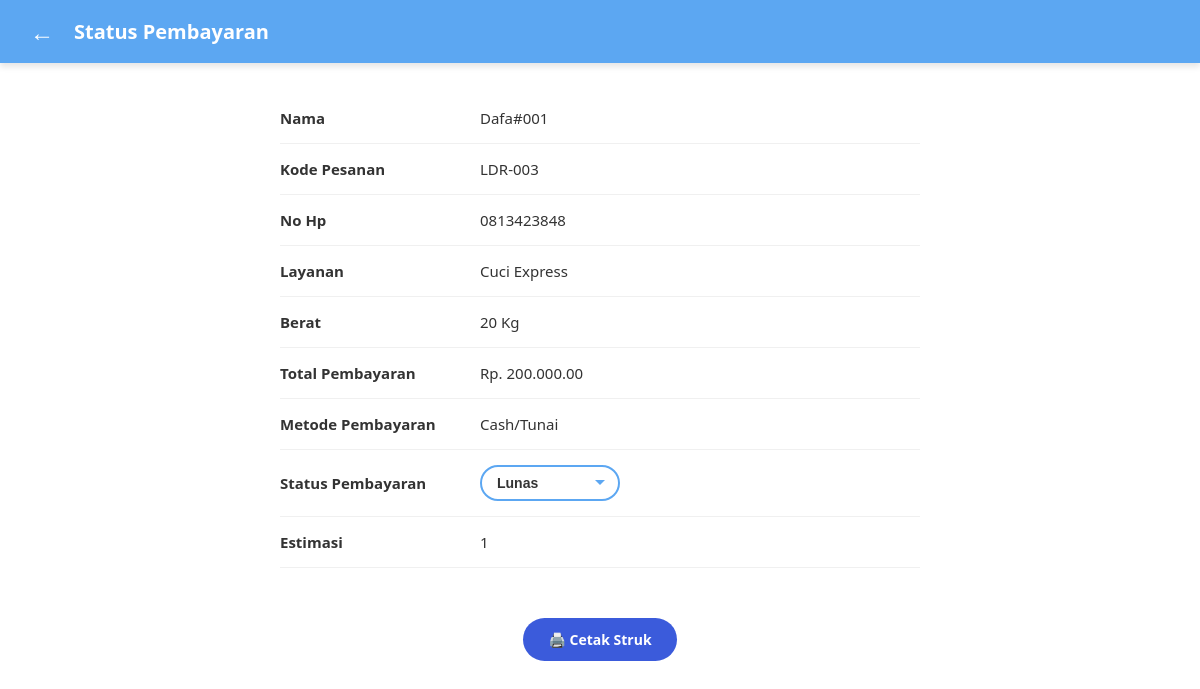
The app's page /index.php?page=status_pembayaran&id=3 (signed in) with its own data.
### tables this page shows
CREATE TABLE `pesanan` (
  `id` int(11) NOT NULL,
  `kode_pesanan` varchar(20) NOT NULL,
  `nama_pelanggan` varchar(100) NOT NULL,
  `no_hp` varchar(20) NOT NULL,
  `layanan` varchar(50) NOT NULL,
  `berat` float NOT NULL,
  `total_harga` int(11) NOT NULL,
  `estimasi_selesai` varchar(30) NOT NULL,
  `status_pembayaran` varchar(20) DEFAULT 'Belum Bayar',
  `status_laundry` enum('Diterima','Dicuci','Dikeringkan','Disetrika','Packing','Bisa Diambil') DEFAULT 'Diterima',
  `tanggal_masuk` timestamp NOT NULL DEFAULT current_timestamp(),
  `dibayar_pada` datetime DEFAULT NULL
);

### app/controllers/pesanancontroller.php (called while the page is built, shortened)
<?php
require_once __DIR__ . '/../models/PesananModel.php';
class PesananController {
    private $pesananModel;
    public function __construct($db_koneksi) {
        $this->pesananModel = new PesananModel($db_koneksi);
    }
    public function statusPembayaran() {
        $id = isset($_GET['id']) ? $_GET['id'] : 0;
        $pesanan = $this->pesananModel->cariById($id);
        include '../app/views/status_pembayaran.php';
    }
}

### app/models/PesananModel.php (called while the page is built, shortened)
<?php
class PesananModel
{
    private $db;
    public function __construct($db_koneksi)
    {
        $this->db = $db_koneksi;
    }
    public function cariById($id)
    {
        $query = "SELECT * FROM pesanan WHERE id = :id LIMIT 1";
        $stmt = $this->db->prepare($query);
        $stmt->execute(['id' => $id]);
        return $stmt->fetch(PDO::FETCH_ASSOC);
    }
}

### app/views/status_pembayaran.php (the view, shortened to what this page needs)
<?php
$status_bayar = strtolower($pesanan['status_pembayaran']);
?>
<!DOCTYPE html>
<html lang="id">
<head>
    <link rel="stylesheet" href="../public/css/status_pembayaran.css">
</head>
<body>
    <div class="status-header">
        <a href="index.php?page=manage_pembayaran&status=proses" class="back-btn">&#8592;</a>
        <h2>Status Pembayaran</h2>
    </div>
    <div class="status-container">
        <div class="info-row">
            <span class="info-label">Nama</span>
            <span class="info-value"><?= htmlspecialchars($pesanan['nama_pelanggan']); ?></span>
        </div>
        <div class="info-row">
            <span class="info-label">Kode Pesanan</span>
            <span class="info-value"><?= htmlspecialchars($pesanan['kode_pesanan']); ?></span>
        </div>
        <div class="info-row">
            <span class="info-label">No Hp</span>
            <span class="info-value"><?= htmlspecialchars($pesanan['no_hp']); ?></span>
        </div>
        <div class="info-row">
            <span class="info-label">Layanan</span>
            <span class="info-value"><?= htmlspecialchars($pesanan['layanan']); ?></span>
        </div>
        <div class="info-row">
            <span class="info-label">Berat</span>
            <span class="info-value"><?= htmlspecialchars($pesanan['berat']); ?> Kg</span>
        </div>
        <div class="info-row">
            <span class="info-label">Total Pembayaran</span>
            <span class="info-value">Rp. <?= number_format($pesanan['total_harga'], 0, ',', '.'); ?>.00</span>
        </div>
        <div class="info-row">
            <span class="info-label">Metode Pembayaran</span>
            <span class="info-value">Cash/Tunai</span>
        </div>
        <div class="info-row">
            <span class="info-label">Status Pembayaran</span>
            <span class="info-value">
                <form action="index.php" method="GET">
                    <select name="status" class="dropdown-status" onchange="this.form.submit()">
                        <option value="lunas" <?= ($status_bayar == 'lunas') ? 'selected' : ''; ?>>Lunas</option>
                    </select>
                </form>
            </span>
        </div>
        <div class="info-row">
            <span class="info-label">Estimasi</span>
            <span class="info-value"><?= htmlspecialchars($pesanan['estimasi_selesai']); ?></span>
        </div>
        <div class="action-buttons">
            <?php if ($status_bayar == 'lunas'): ?>
                <a href="index.php?page=struk_pengambilan&id=<?= $pesanan['id']; ?>" class="btn-cetak">🖨️ Cetak Struk</a>
            <?php endif; ?>
        </div>
    </div>
</body>
</html>

### public/css/status_pembayaran.css (style rules this page uses)
* { margin: 0; padding: 0; box-sizing: border-box; }
body { background-color: #ffffff; font-family: 'Segoe UI', Tahoma, Geneva, Verdana, sans-serif; }
.status-header { background-color: #5ca7f2; color: white; padding: 15px 30px; display: flex; align-items: center; gap: 20px; box-shadow: 0 4px 6px rgba(0,0,0,0.1); }
.status-header h2 { margin: 0; font-size: 20px; font-weight: bold; }
.back-btn { color: white; text-decoration: none; font-size: 24px; font-weight: bold; }
.status-container { max-width: 700px; margin: 30px auto; padding: 0 30px; }
.info-row { display: flex; align-items: center; padding: 15px 0; border-bottom: 1px solid #f0f0f0; }
.info-label { width: 200px; font-weight: bold; color: #333; font-size: 15px; }
.info-value { flex: 1; color: #333; font-size: 15px; }
.dropdown-status { appearance: none; -webkit-appearance: none; background-color: #ffffff; border: 2px solid #5ca7f2; border-radius: 20px; padding: 8px 35px 8px 15px; font-size: 14px; font-weight: bold; color: #333; cursor: pointer; background-repeat: no-repeat; background-position: right 12px center; outline: none; transition: border-color 0.2s; }
.action-buttons { display: flex; justify-content: center; gap: 15px; margin-top: 50px; flex-wrap: wrap; }
.btn-cetak { background-color: #3b5bdb; color: white; padding: 12px 25px; border-radius: 25px; text-decoration: none; font-weight: bold; font-size: 14px; transition: background 0.2s; }

### records on screen
pesanan: nama_pelanggan "Dafa#001", kode_pesanan "LDR-003", no_hp "0813423848", layanan "Cuci Express", berat "20", total_harga "200.000", status "Lunas", estimasi_selesai "1"
